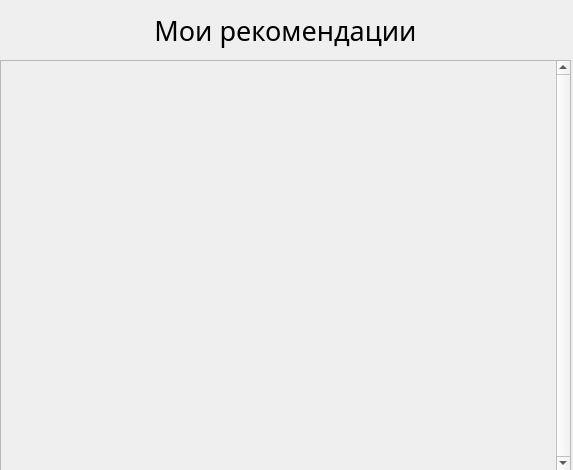
<?xml version="1.0" encoding="UTF-8"?>
<ui version="4.0">
 <class>Form</class>
 <widget class="QWidget" name="Form">
  <property name="geometry">
   <rect>
    <x>0</x>
    <y>0</y>
    <width>573</width>
    <height>470</height>
   </rect>
  </property>
  <property name="windowTitle">
   <string>Form</string>
  </property>
  <widget class="QLabel" name="label">
   <property name="geometry">
    <rect>
     <x>10</x>
     <y>10</y>
     <width>551</width>
     <height>41</height>
    </rect>
   </property>
   <property name="font">
    <font>
     <family>Sitka Heading</family>
     <pointsize>20</pointsize>
    </font>
   </property>
   <property name="text">
    <string>Мои рекомендации</string>
   </property>
   <property name="alignment">
    <set>Qt::AlignCenter</set>
   </property>
  </widget>
  <widget class="QScrollArea" name="scroll_area">
   <property name="geometry">
    <rect>
     <x>0</x>
     <y>60</y>
     <width>571</width>
     <height>411</height>
    </rect>
   </property>
   <property name="cursor" stdset="0">
    <cursorShape>ArrowCursor</cursorShape>
   </property>
   <property name="verticalScrollBarPolicy">
    <enum>Qt::ScrollBarAlwaysOn</enum>
   </property>
   <property name="widgetResizable">
    <bool>true</bool>
   </property>
   <widget class="QWidget" name="qwidget">
    <property name="geometry">
     <rect>
      <x>0</x>
      <y>0</y>
      <width>552</width>
      <height>409</height>
     </rect>
    </property>
   </widget>
  </widget>
 </widget>
 <resources/>
 <connections/>
</ui>
